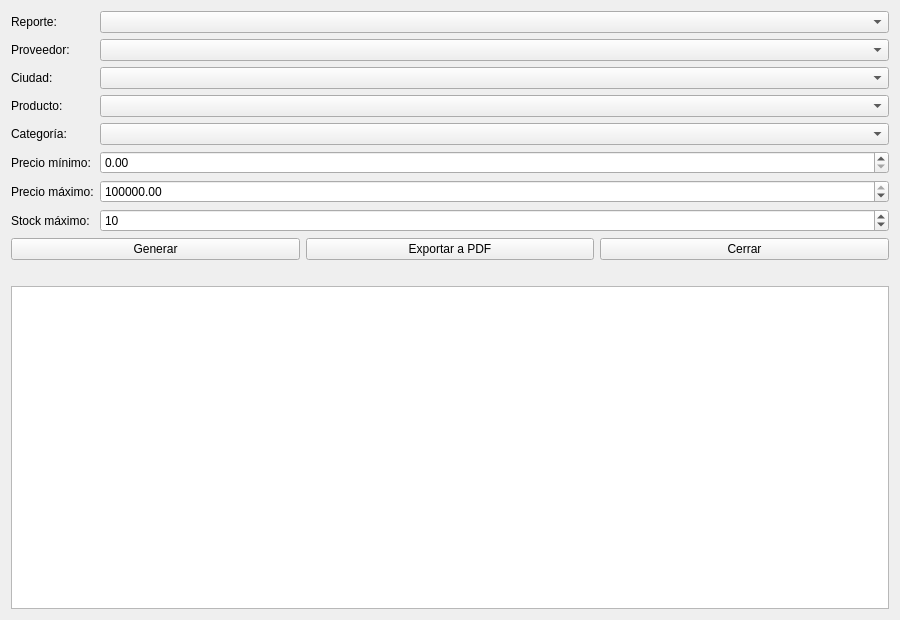
<?xml version="1.0" encoding="UTF-8"?>
<ui version="4.0"><class>VentanaReportes</class>
<widget class="QDialog" name="VentanaReportes">
<property name="geometry"><rect><x>0</x><y>0</y><width>900</width><height>620</height></rect></property>
<property name="windowTitle"><string>Reportes</string></property>
<layout class="QVBoxLayout" name="layoutPrincipal">
<item><layout class="QFormLayout" name="layoutFormulario"><item row="0" column="0"><widget class="QLabel" name="lblReporte"><property name="text"><string>Reporte:</string></property></widget></item><item row="0" column="1"><widget class="QComboBox" name="cmbReporte"/></item><item row="1" column="0"><widget class="QLabel" name="lblProveedor"><property name="text"><string>Proveedor:</string></property></widget></item><item row="1" column="1"><widget class="QComboBox" name="cmbProveedor"/></item><item row="2" column="0"><widget class="QLabel" name="lblCiudad"><property name="text"><string>Ciudad:</string></property></widget></item><item row="2" column="1"><widget class="QComboBox" name="cmbCiudad"/></item><item row="3" column="0"><widget class="QLabel" name="lblProducto"><property name="text"><string>Producto:</string></property></widget></item><item row="3" column="1"><widget class="QComboBox" name="cmbProducto"/></item><item row="4" column="0"><widget class="QLabel" name="lblCategoria"><property name="text"><string>Categoría:</string></property></widget></item><item row="4" column="1"><widget class="QComboBox" name="cmbCategoria"/></item><item row="5" column="0"><widget class="QLabel" name="lblPrecioMinimo"><property name="text"><string>Precio mínimo:</string></property></widget></item><item row="5" column="1"><widget class="QDoubleSpinBox" name="spnPrecioMinimo"><property name="decimals"><number>2</number></property><property name="maximum"><double>99999999.99</double></property><property name="value"><double>0</double></property></widget></item><item row="6" column="0"><widget class="QLabel" name="lblPrecioMaximo"><property name="text"><string>Precio máximo:</string></property></widget></item><item row="6" column="1"><widget class="QDoubleSpinBox" name="spnPrecioMaximo"><property name="decimals"><number>2</number></property><property name="maximum"><double>99999999.99</double></property><property name="value"><double>99999999.99</double></property></widget></item><item row="7" column="0"><widget class="QLabel" name="lblStockMaximo"><property name="text"><string>Stock máximo:</string></property></widget></item><item row="7" column="1"><widget class="QSpinBox" name="spnStockMaximo"><property name="maximum"><number>2147483647</number></property><property name="value"><number>10</number></property></widget></item></layout></item>
<item><layout class="QHBoxLayout" name="layoutBotones"><item><widget class="QPushButton" name="btnGenerar"><property name="text"><string>Generar</string></property><property name="autoDefault"><bool>false</bool></property></widget></item><item><widget class="QPushButton" name="btnExportar"><property name="text"><string>Exportar a PDF</string></property><property name="autoDefault"><bool>false</bool></property></widget></item><item><widget class="QPushButton" name="btnCerrar"><property name="text"><string>Cerrar</string></property><property name="autoDefault"><bool>false</bool></property></widget></item></layout></item>
<item><widget class="QLabel" name="lblResultados"/></item>
<item><widget class="QTableWidget" name="tblResultados">
<property name="editTriggers"><set>QAbstractItemView::EditTrigger::NoEditTriggers</set></property>
<property name="selectionMode"><enum>QAbstractItemView::SelectionMode::SingleSelection</enum></property>
<property name="selectionBehavior"><enum>QAbstractItemView::SelectionBehavior::SelectRows</enum></property>
<attribute name="horizontalHeaderStretchLastSection"><bool>true</bool></attribute>
</widget></item>
</layout></widget><resources/><connections/></ui>
